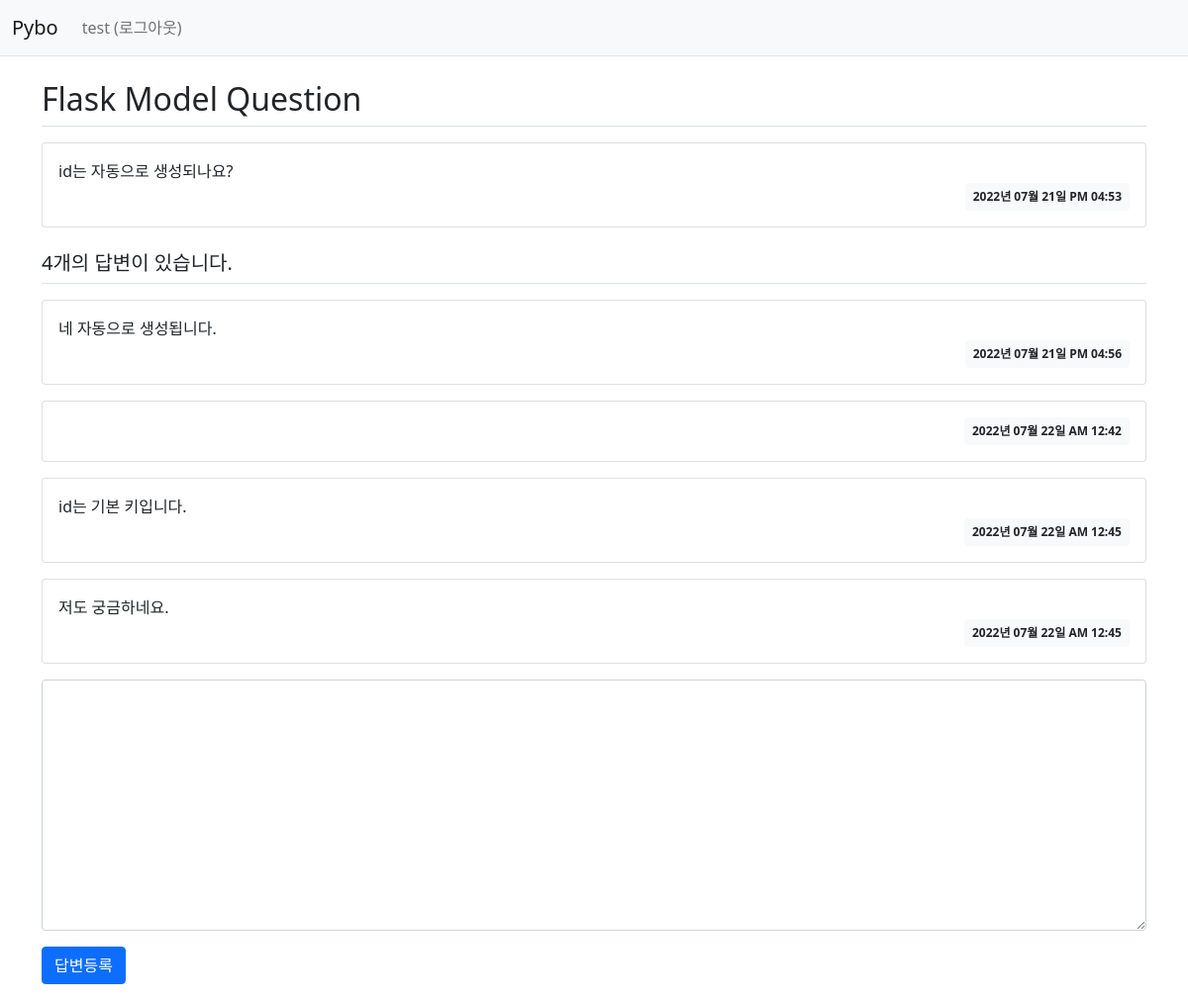
Screenshot of /question/detail/2/ (signed in) with the database file from the repository.
### app/models.py (models this page shows)
class User(db.Model):
    id = db.Column(db.Integer, primary_key=True)
    username = db.Column(db.String(150), unique=True, nullable=False)
    password = db.Column(db.String(200), nullable=False)
    email = db.Column(db.String(120), unique=True, nullable=False)

class Question(db.Model):
    id = db.Column(db.Integer, primary_key=True)
    subject = db.Column(db.String(200), nullable=False)
    content = db.Column(db.Text(), nullable=False)
    create_date = db.Column(db.DateTime(), nullable=False)

class Answer(db.Model):
    id = db.Column(db.Integer, primary_key=True)
    question_id = db.Column(db.Integer, db.ForeignKey('question.id', ondelete='CASCADE'))
    question = db.relationship('Question', backref=db.backref('answer_set'))
    content = db.Column(db.Text(), nullable=False)
    create_date = db.Column(db.DateTime(), nullable=False)

### app/views/question_views.py (the view)
@bp.route('/detail/<int:question_id>/')
def detail(question_id):
    form = AnswerForm()
    question = Question.query.get_or_404(question_id)
    return render_template('question/question_detail.html', question=question, form=form)

### app/forms.py
class AnswerForm(FlaskForm):
    content = TextAreaField('내용', validators=[DataRequired('내용은 필수 입력 항목입니다.')])

### app/filter.py (called while the page is built)
def format_datetime(value, fmt='%Y년 %m월 %d일 %p %I:%M'):
    return value.strftime(fmt)

### app/views/auth_views.py (called while the page is built)
@bp.before_app_request
def load_logged_in_user():
    user_id = session.get('user_id')
    if user_id is None:
        g.user = None
    else:
        g.user = User.query.get(user_id)

### app/templates/question/question_detail.html (shortened to what this page needs)
{% extends 'base.html' %}
{% block content %}
<link rel="stylesheet" href="{{ url_for('static', filename='bootstrap.min.css') }}">
<div class="container my-3">
    <h2 class="border-bottom py-2">{{ question.subject }}</h2>
    <div class="card my-3">
        <div class="card-body">
            <div class="card-text" style="white-space: pre-line;">{{ question.content }}</div>
            <div class="d-flex justify-content-end">
                <div class="badge bg-light text-dark p-2">
                    {{ question.create_date|datetime }}
                </div>
            </div>
        </div>
    </div>
    <h5 class="border-bottom my-3 py-2">{{ question.answer_set|length }}개의 답변이 있습니다.</h5>
    {% for answer in question.answer_set %}
    <div class="card my-3">
        <div class="card-body">
            <div class="card-text" style="white-space: pre-line;">{{ answer.content }}</div>
            <div class="d-flex justify-content-end">
                <div class="badge bg-light text-dark p-2">
                    {{ answer.create_date|datetime }}
                </div>
            </div>
        </div>
    </div>
    {% endfor %}
    <form action="{{ url_for('answer.create', question_id=question.id) }}" method="post" class="my-3">
        <div class="mb-3">
            <textarea name="content" id="content" class="form-control" rows="10"></textarea>
        </div>
        <input type="submit" value="답변등록" class="btn btn-primary">
    </form>
</div>
{% endblock %}

### app/templates/navbar.html (shortened to what this page needs)
<nav class="navbar navbar-expand-lg navbar-light bg-light border-bottom">
    <div class="container-fluid">
        <a class="navbar-brand" href="{{ url_for('main.index') }}">Pybo</a>
        <div class="collapse navbar-collapse" id="navbarSupportedContent">
            {% if g.user %}
            <ul class="navbar-nav">
                <li class="nav-item">
                    <a class="nav-link" href="{{ url_for('auth.logout') }}">{{ g.user.username}} (로그아웃)</a>
                </li>
            </ul>
            {% endif %}
        </div>
    </div>
</nav>

### rows the page displays
User: user.username "test"
Question: subject "Flask Model Question", content "id는 자동으로 생성되나요?", create_date "2022년 07월 21일 PM 04:53"
Answer: content "네 자동으로 생성됩니다.", create_date "2022년 07월 21일 PM 04:56"
Answer: create_date "2022년 07월 22일 AM 12:42"
Answer: content "id는 기본 키입니다.", create_date "2022년 07월 22일 AM 12:45"
Answer: content "저도 궁금하네요.", create_date "2022년 07월 22일 AM 12:45"

### other values shown
{{ question.answer_set|length }} "4"
